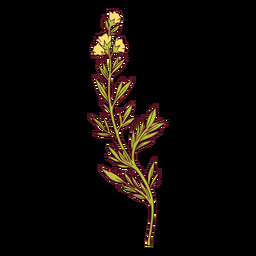
%> input picture Convercion a matrices, delineador de imagenes/image.png, 256 x 256 px
$ octave delineadorimagen.m   (GNU Octave 9; MATLAB toolbox functions it lacks are replaced by stand-ins)
%> lines starting %> are read from the running program, lines starting %| are printed output that depends on the picture; in (x1, y1, x2, y2) boxes, pixels count from 0 and x2, y2 are one past the last pixel; in counts of white or black regions, pixels touching at a corner belong together; the program's own positions count from 1
a=imread('image.png');
%> a is the input picture: size 256x256x3 uint8; mean R, G, B 14.1, 9.1, 5.5
imshow(a);
b=rgb2gray(a);
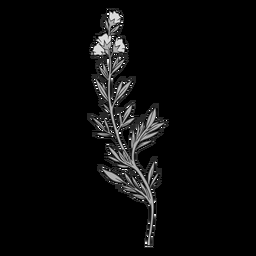
%> b: size 256x256 uint8; min 0, max 255, mean 10.2
[filas columnas]=size(b);
%> filas = 256; columnas = 256
c=b;
for (i=1:filas-1)
  for (j=1:columnas-1)
  c(i,j)=b(i+1,j)-b(i,j)+b(i,j+1)-b(i,j);
endfor
endfor
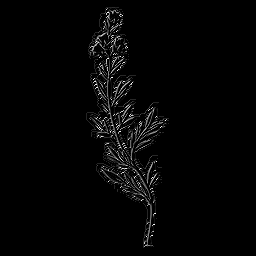
%> c: size 256x256 uint8; 13.51% of pixels changed, all inside (x1, y1, x2, y2) = (86, 7, 169, 248)
imshow(c);
